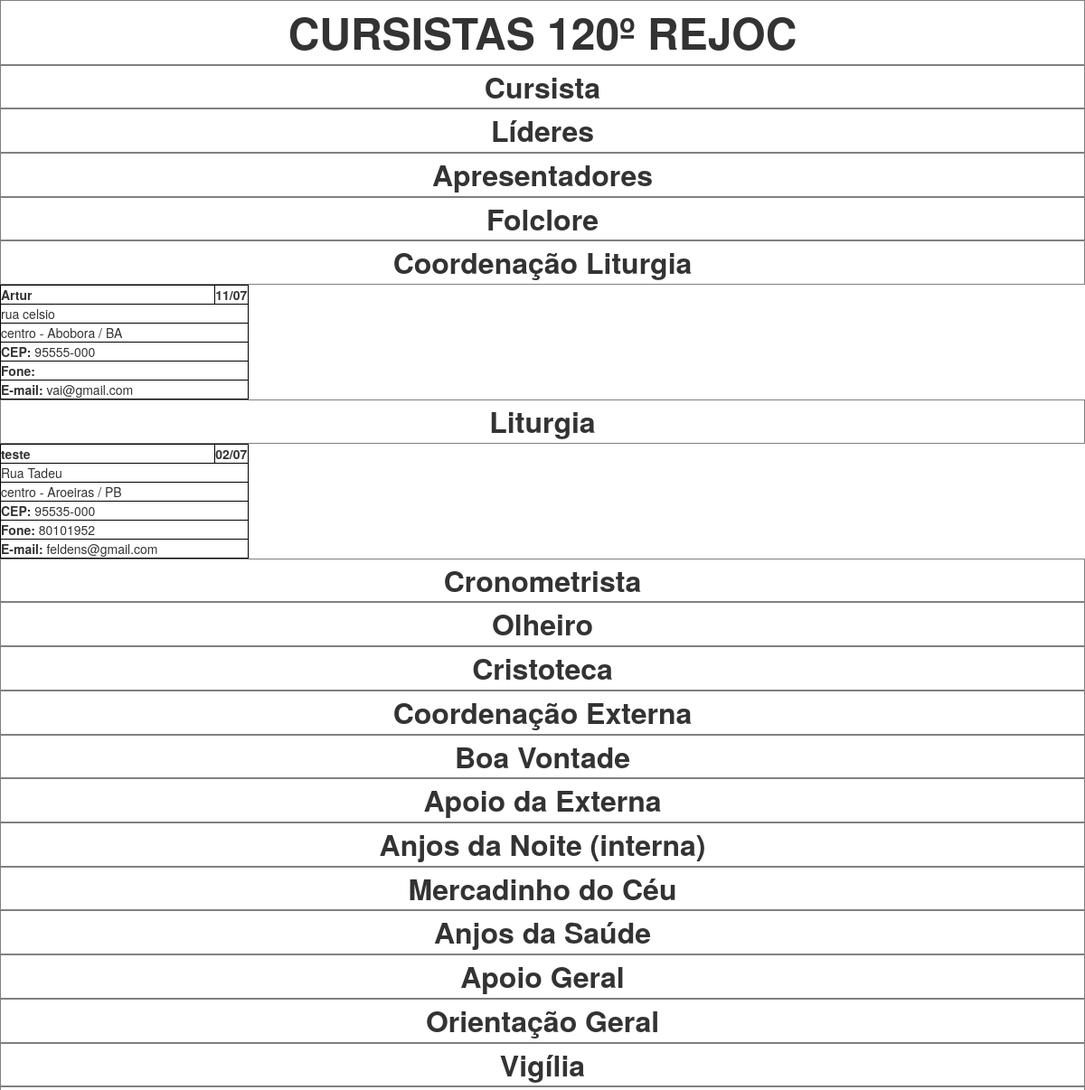
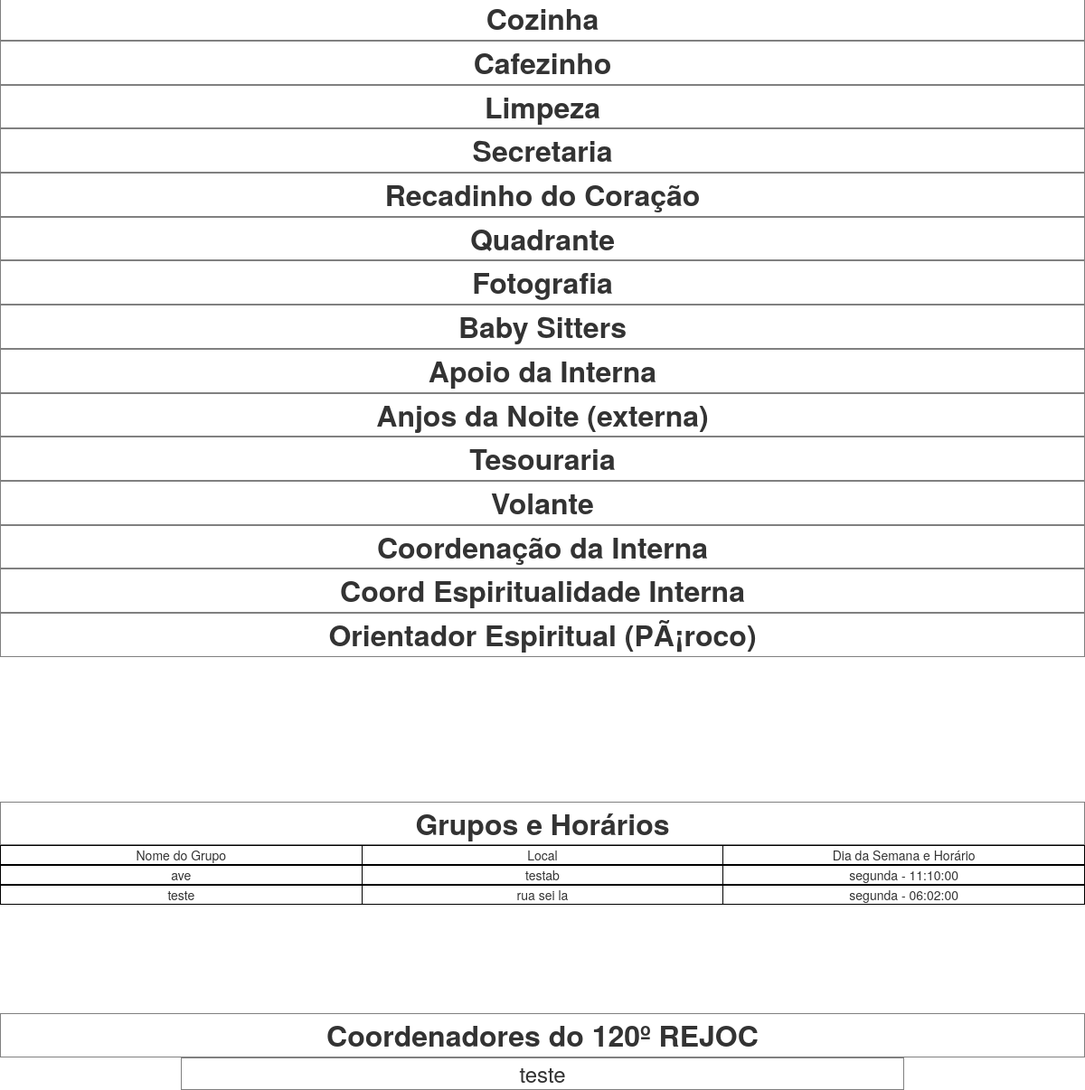
/view/quadrante/ (signed in), run on the app's committed database (2 pictures, top to bottom).
### tables this page shows
CREATE TABLE IF NOT EXISTS `coordenadores` (
  `id_coordenador` int(11) NOT NULL AUTO_INCREMENT,
  `nome_coordenador` varchar(50) DEFAULT NULL,
  `numero_rejoc` bigint(20) DEFAULT NULL,
  PRIMARY KEY (`id_coordenador`)
);

CREATE TABLE IF NOT EXISTS `equipes` (
  `id_equipe` int(11) NOT NULL AUTO_INCREMENT,
  `nome_equipe` varchar(45) NOT NULL,
  `ordem_equipe` int(11) NOT NULL,
  PRIMARY KEY (`id_equipe`)
);

CREATE TABLE IF NOT EXISTS `grupos` (
  `id_grupo` int(11) NOT NULL AUTO_INCREMENT,
  `endereco_grupo` varchar(50) NOT NULL,
  `horario` time NOT NULL,
  `dia` varchar(50) NOT NULL,
  `nome_grupo` varchar(50) NOT NULL,
  PRIMARY KEY (`id_grupo`)
);

### model/dataBase.php (called while the page is built, shortened)
<?php
class Database {
    private $connection;
    function __construct()
    {
        $database = [
            'server'  => 'localhost',
            'user'    => 'root',
            'password'=> '',
            'db'      => 'rejoc'
        ];
        $server   = $database['server'];
        $user     = $database['user'];
        $password = $database['password'];
        $db       = $database['db'];
        $this->connection = mysqli_connect($server,$user,$password,$db);
    }
    public function getConnection()
    {
        return $this->connection;
    }
}

### model/coordenadorModel.php (called while the page is built, shortened)
<?php
require_once "dataBase.php";
class coordenadorModel {
    function numero()
    {
        $obj = new Database();
        $sql = "SELECT numero_rejoc FROM coordenadores ORDER BY numero_rejoc DESC LIMIT 1";
        $result = mysqli_query($obj->getConnection(), $sql);
        return mysqli_fetch_assoc($result);
    }
    function listaTodos ()
    {
        $obj = new Database();
        $sqllistaTodos = "SELECT * FROM `coordenadores` WHERE`nome_coordenador` is not null ORDER BY nome_coordenador";
        $result = mysqli_query($obj->getConnection(), $sqllistaTodos);
        $pessoaArray = array();
        while($pessoa = mysqli_fetch_assoc($result)){
            $pessoaArray[] = $pessoa;
        }
        return $pessoaArray;
    }
}

### model/quadranteModel.php (called while the page is built, shortened)
<?php
require_once "dataBase.php";
class quadranteModel {
      function equipeQuadrante ($ordem)
    {
        $obj = new Database();
        $sqllistaTodos = 'SELECT * FROM equipes  WHERE ordem_equipe = '.$ordem;
        $result = mysqli_query($obj->getConnection(), $sqllistaTodos);
        $equipeArray = array();
        while($equipe = mysqli_fetch_assoc($result)){
            $equipeArray[] = $equipe;
        }
        return $equipeArray;
    }
       function qtd ($i)
    {
        $obj = new Database();
        $sql = 'SELECT count(id_pessoa) AS qtd_pessoa FROM pessoas WHERE id_equipe =  '.$i;
        $result = mysqli_query($obj->getConnection(), $sql);
        return $result;
    }
    function todosEquipe($ordem)
    {
        $obj = new Database();
        $sqllistaTodos = "SELECT p.id_pessoa, p.nome_pessoa, p.dia_nasc, p.endereco, p.cep, p.fone, p.email, p.bairro, p.mes_nasc, c.nome_cidade, est.uf, eq.nome_equipe FROM quadrante q
            INNER JOIN pessoas p on q.id_pessoa = p.id_pessoa
            INNER JOIN cidades c on p.id_cidade = c.id_cidade
            INNER JOIN estados est on p.id_estado = est.id_estado
            INNER JOIN equipes eq on p.id_equipe = eq.id_equipe WHERE eq.ordem_equipe = '" .$ordem."' ORDER BY p.nome_pessoa ";
        $result = mysqli_query($obj->getConnection(), $sqllistaTodos);
        $pessoaArray = array();
        while($pessoa = mysqli_fetch_assoc($result)){
            $pessoaArray[] = $pessoa;
        }
        return $pessoaArray;
    }
}

### model/grupoModel.php (called while the page is built, shortened)
<?php
require_once "dataBase.php";
class grupoModel {
     function listaTodos()
    {
        $obj = new Database();
        $sql = "SELECT * FROM grupos g ";
        $result = mysqli_query($obj->getConnection(), $sql);
        $grupoArray = array();
        while($grupo= mysqli_fetch_assoc($result)){
            $grupoArray[] = $grupo;
        }
        return $grupoArray;
    }
}

### view/quadrante/index.php (the view, shortened to what this page needs)
<!DOCTYPE html>
<html>
<head>
	  <link href="css/bootstrap.css" rel="stylesheet">
</head>
<body>
<?php
require_once "../../model/quadranteModel.php";
require_once "../../model/coordenadorModel.php";
require_once "../../model/grupoModel.php";
						$obj = new quadranteModel();
						$objg = new grupoModel();
						$objc = new coordenadorModel();
						$linha = $objc->numero();
?>
			<table align="center" border="1"  width="100%"  >
				<tr border="1" bordercolor="#000000" align="center">
					<td>
						<font  id="font_coord" size="+6"><b>CURSISTAS <?php print $linha["numero_rejoc"] ?>º REJOC</b></font>
					</td>
				</tr>
			</table>
				<?php
						for($i=0; $i<36; $i++){
							$equipeArray = $obj->equipeQuadrante($i);
							$pessoaArray = $obj->todosEquipe($i);
						 foreach($equipeArray as $linhaE){
				?>
							<table align="center" border="1" width="100%"   >
								<tr border="1" bordercolor="#000000" align="center">
									<td>
										<font size="+3"><b><?php print $linhaE["nome_equipe"] ?></b></font>
									</td>
								</tr>
							</table>
			<table class="quadrante_font">
						<?php }
						 	$x=0;
									 foreach($pessoaArray as $linha){
							if( $x !=0 && ($x % 3)==0 )
									{
										echo '<tr>';
									}
									else{
											if($x==0)
											{
												echo '<tr>';
											}
										}
						 ?>
										<td>
										   <table width="275" border="1" bordercolor="#000000">
												  <tr>
													<td width="228"><b><?php print $linha["nome_pessoa"]; ?></b></td>
													<td width="31" align="center"><b><?php print $linha["dia_nasc"]; ?>/<?php print $linha["mes_nasc"]; ?></b></td>
												  </tr>
												  <tr>
													<td colspan="2"><?php print $linha["endereco"]; ?></td>
												  </tr>
												  <tr>
													<td colspan="2"> <?php print $linha["bairro"]; ?> - <?php print $linha["nome_cidade"]; ?> / <?php print $linha["uf"]; ?></td>
												  </tr>
												  <tr>
													<td colspan="2"><b>CEP: </b><?php print $linha["cep"]; ?></td>
												  </tr>
												  <tr>
													<td colspan="2"><b>Fone: </b><?php print $linha["fone"]; ?></td>
												  </tr>
												  <tr>
													<td colspan="2"><b>E-mail: </b><?php print $linha["email"]; ?></td>
												  </tr>
										   </table>
									  </td>
					<?php
								$x++;
						}
					}
					 ?>
		   </table>
  <br>
  <br>
  <br>
  <br>
  <br>
  <br>
  <br>
  <br>
		  <table align="center" border="1" width="100%"   >
						<tr border="1" bordercolor="#000000" align="center">
							<td>
								<font size="+3"><b>Grupos e Horários</b></font>
							</td>
						</tr>
		  </table>
					<table border="1"  bordercolor="#000000" width='100%' class="fixo"  >
						<tr>
							<td align="center" width='33%' >
								Nome do Grupo
							</td>
							<td align="center" width='33%'>
								Local
							</td>
							<td align="center" width='33%'>
								Dia da Semana e Horário
							</td>
						</tr>
					</table>
			<?php
						$grupoArray = $objg->listaTodos();
									 foreach($grupoArray as $linha){
			 ?>
			 <table border="1"  bordercolor="#000000" width='100%' class="fixo"  >
						<tr>
							<td align="center" width='33%'>
								<?php print $linha["nome_grupo"]; ?>
							</td>
							<td align="center" width='33%'>
								<?php print $linha["endereco_grupo"]; ?>
							</td>
							<td align="center" width='33%'>
								<?php print $linha["dia"]; ?> - <?php print $linha["horario"]; ?>
							</td>
						</tr>
					</table>
				<?php
					}
						$linha = $objc->numero();
				?>
  <br>
  <br>
  <br>
  <br>
  <br>
  <br>
  			<table align="center" border="1" width="100%"   >
				<tr border="" bordercolor="#000000" align="center">
					<td>
						<font size="+3"><b>Coordenadores do <?php print $linha["numero_rejoc"]; ?>º REJOC</b></font>
					</td>
				</tr>
			</table>
			<?php
								$coordenadorArray = $objc->listaTodos();
											 foreach($coordenadorArray as $linha){
						?>
												<table align='center' border='1px' width='800px' height='2px' >
														<tr align='center'>
															<td id='tabela_coord' >
																<font size="+2" >    <?php print $linha["nome_coordenador"]; ?>
																</font>
															</td>
														</tr>
												</table>
						<?php
							}
						?>
</body>
</html>

### data on the page
coordenadores: numero_rejoc "120", nome_coordenador "teste"
equipes: nome_equipe "Cursista"
equipes: nome_equipe "Líderes"
equipes: nome_equipe "Apresentadores"
equipes: nome_equipe "Folclore"
equipes: nome_equipe "Coordenação Liturgia"
equipes: nome_equipe "Liturgia"
equipes: nome_equipe "Cronometrista"
equipes: nome_equipe "Olheiro"
equipes: nome_equipe "Cristoteca"
equipes: nome_equipe "Coordenação Externa"
equipes: nome_equipe "Boa Vontade"
equipes: nome_equipe "Apoio da Externa"
equipes: nome_equipe "Anjos da Noite (interna)"
equipes: nome_equipe "Mercadinho do Céu"
equipes: nome_equipe "Anjos da Saúde"
equipes: nome_equipe "Apoio Geral"
equipes: nome_equipe "Orientação Geral"
equipes: nome_equipe "Vigília"
equipes: nome_equipe "Cozinha"
equipes: nome_equipe "Cafezinho"
equipes: nome_equipe "Limpeza"
equipes: nome_equipe "Secretaria"
equipes: nome_equipe "Recadinho do Coração"
equipes: nome_equipe "Quadrante"
equipes: nome_equipe "Fotografia"
equipes: nome_equipe "Baby Sitters"
equipes: nome_equipe "Apoio da Interna"
equipes: nome_equipe "Anjos da Noite (externa)"
equipes: nome_equipe "Tesouraria"
equipes: nome_equipe "Volante"
equipes: nome_equipe "Coordenação da Interna"
equipes: nome_equipe "Coord Espiritualidade Interna"
equipes: nome_equipe "Orientador Espiritual (PÃ¡roco)"
grupos: nome_grupo "ave", endereco_grupo "testab", dia "segunda", horario "11:10:00"
grupos: nome_grupo "teste", endereco_grupo "rua sei la", dia "segunda", horario "06:02:00"

### other printed values
$linha["nome_pessoa"] "Artur"
$linha["dia_nasc"] "11"
$linha["mes_nasc"] "07"
$linha["endereco"] "rua celsio"
$linha["bairro"] "centro"
$linha["nome_cidade"] "Abobora"
$linha["uf"] "BA"
$linha["cep"] "95555-000"
$linha["email"] "vai@gmail.com"
$linha["nome_pessoa"] "teste"
$linha["dia_nasc"] "02"
$linha["endereco"] "Rua Tadeu"
$linha["nome_cidade"] "Aroeiras"
$linha["uf"] "PB"
$linha["cep"] "95535-000"
